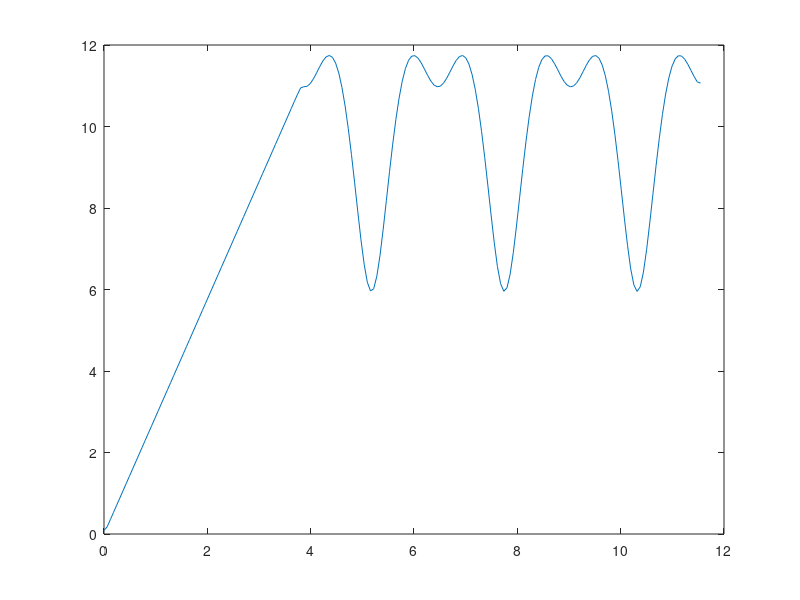
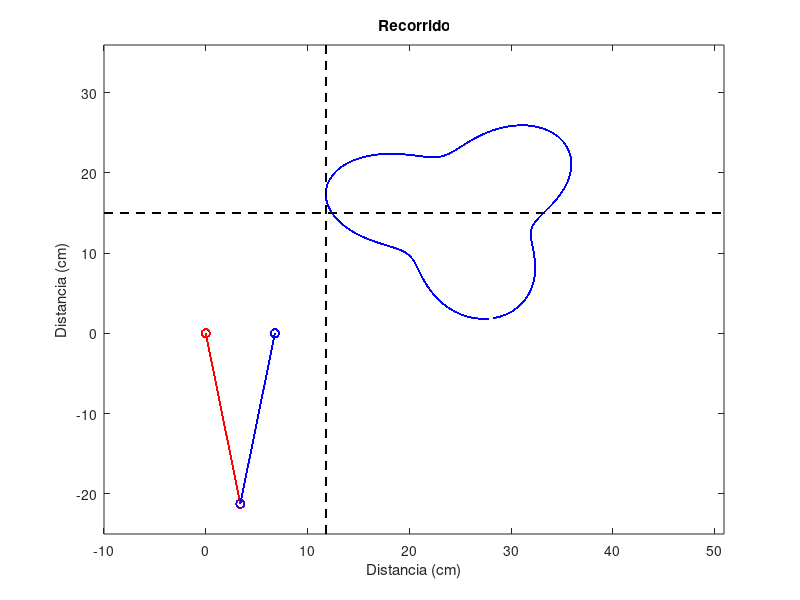

Recreate these plots in MATLAB, in order. (Note: this script raises an error after producing the figures.)
close all
clear



dt = 0.05;


r0 = 10;
ra = r0*3/10;
n = 3;
x0 = 25;
y0 = 15;
theta0_f = 45*pi/180;
theta_f = flip(0:dt:2*pi); %linspace(0,2*pi,nt);
r = r0-ra*sin(n*(theta_f + theta0_f));
scale = 1.3;

% R = sqrt(x.^2+y.^2);
% disp(max(R));
% [dmax,in]=max(R);

L1 =21.5; %1.0*ceil(max(R))/2;    cm
L2 =21.5; %1.0*ceil(max(R))/2;    cm


% Selección de la pendiente de la trayectoria recta de aproximación -------

x_inicio = min(1.3*0.8*(r0-ra*sin(n*(theta_f + theta0_f))) .* sin(theta_f)+ x0) - 5;

theta_pre_dev = (2*pi:-dt:0) - theta0_f;

x_pre_dev = scale*0.8*(r0-ra*sin(n*(theta_pre_dev + theta0_f))) .* sin(theta_pre_dev)+ x0 ;
y_pre_dev = scale*0.8*(r0-ra*sin(n*(theta_pre_dev + theta0_f))) .* cos(theta_pre_dev)+ y0 ;

derivadas_trebol = diff( [y_pre_dev y_pre_dev(1)] )./diff([x_pre_dev x_pre_dev(1)]);

devs_dist = abs( derivadas_trebol  - (y_pre_dev - 0)./(x_pre_dev - x_inicio) ) .* (sqrt((y_pre_dev - 0).^2 + (x_pre_dev - x_inicio).^2));

indice_r = find(devs_dist == min(devs_dist));

x_final_r = x_pre_dev(indice_r);
y_final_r = y_pre_dev(indice_r);


pendiente_r = (y_final_r - 0) / (x_final_r - x_inicio);


% Selección de velocidad de empalme y la aceleración necesaria ------------

v_r_x = diff(x_pre_dev)./abs(diff(theta_pre_dev));

v_r_x_f = v_r_x(indice_r);

a_r = v_r_x_f^2 / (2 * (x_final_r - x_inicio) );


% Construcción de la trayectoria recta de aproximación --------------------


t_r = 0:dt: sqrt(2*(x_final_r - x_inicio)/a_r);

if t_r(end) ~= sqrt(2*(x_final_r - x_inicio)/a_r)
    t_r = [t_r sqrt(2*(x_final_r - x_inicio)/a_r)];
end

x_r = a_r*t_r.^2/2 + x_inicio;
y_r = pendiente_r * (x_r - x_inicio);


% Trayectoria de interés --------------------------------------------------

theta_f = (2*pi:-dt:0) + theta_pre_dev(indice_r) - dt ;

x = scale*0.8*(r0-ra*sin(n*(theta_f + theta0_f))) .* sin(theta_f)+ x0;
y = scale*0.8*(r0-ra*sin(n*(theta_f + theta0_f))) .* cos(theta_f)+ y0;

% figure
% plot([x_inicio x_final_r],[0 y_final_r], 'r'); hold on;
% plot(x,y);

% Preparación de variables para almacenar los datos a graficar ------------

tiempo = [t_r t_r(end)+dt:dt: t_r(end) + (size(theta_f,2))*dt];



%% Pruebas de velocidad lineal 

rutas_x = [x_r x];
rutas_y = [y_r y];

while true

velocidad_x = gradient(rutas_x)./gradient(tiempo);
velocidad_y = gradient(rutas_y)./gradient(tiempo);

velocidad = sqrt(velocidad_x.^2 + velocidad_y.^2);

velocidad_m = mean(velocidad( size(x_r,2):end ));

if velocidad_m <= 10
   break 
end

tiempo = [t_r t_r(end)+dt:dt: t_r(end) + (size(theta_f,2))*dt]*velocidad_m/10;

end

disp(velocidad_m)

figure
plot(tiempo, velocidad);

%% Simulación y cálculo de ángulos

% v = VideoWriter('Movimiento2.avi');
% open(v);



figure('Name','Movimiento','NumberTitle','off');

for j = 1:60
    plot(x,y,'b');hold on;

    plot([-10 max(x)+15], [y0 y0], 'k--'); hold on;
    plot([min(x) min(x)], [-25 -25+(max(x)+10)+15], 'k--'); hold on;


    theta1_i = -1.4122; %theta1(1)
    theta2_i = 2.8244; %theta2(1)

    plot([0 L1 * cos(theta1_i)], [0 L1 * sin(theta1_i)], 'ro-');hold on;
    plot([L1 * cos(theta1_i)  L1 * cos(theta1_i) + L2 * cos(theta2_i + theta1_i)], [L1 * sin(theta1_i) L1 * sin(theta1_i) + L2 * sin(theta2_i + theta1_i)], 'bo-');hold on;

    title('Recorrido')
    ylabel('Distancia (cm)')
    xlabel('Distancia (cm)')

    axis([-10 max(x)+15 -25 -25+(max(x)+10)+15]);

    % frame = getframe(gcf);
    % writeVideo(v,frame);

pause(0.01);

end

hold off;

for ii = 1:2
    
    if ii == 1
        rutas = [x_r; y_r];
    elseif ii == 2
        rutas = [x; y];
    end
    
    for i = 1:size(rutas,2)
        [theta1, theta2] = inversa(rutas(1,i), rutas(2,i), L1, L2);
        angulo_e1(i + size(x_r,2)*(ii>1)) = theta1;
        angulo_e2(i + size(x_r,2)*(ii>1)) = theta2;
        if ii == 2
            plot(x_r, y_r,'r--'); hold on;
        end
        
        plot(rutas(1,1:i), rutas(2,1:i),'g-');hold on;
        plot([0 L1 * cos(theta1)], [0 L1 * sin(theta1)], 'ro-');hold on;
        plot([L1 * cos(theta1)  L1 * cos(theta1) + L2 * cos(theta2 + theta1)], [L1 * sin(theta1) L1 * sin(theta1) + L2 * sin(theta2 + theta1)], 'bo-');hold off;
        
        axis([-10 max(x)+15 -25 -25+(max(x)+10)+15]);
        
        title('Recorrido')
        ylabel('Distancia (cm)')
        xlabel('Distancia (cm)')
        
%         for l = 1:2
%            frame = getframe(gcf);
%             writeVideo(v,frame); 
%         end
        

        pause(0.001)
        
        %         if i==nt
        %             plot([x(in)],[y(in)],'x','MarkerSize',10,'MarkerEdgeColor','k');hold on
        %         end
    end
    
end




% close(v);





%% Análisis cinemático


% Velocidad angular--------------------------------------------------------

omega_1 = gradient(angulo_e1)./gradient(tiempo);
omega_2 = gradient(angulo_e2)./gradient(tiempo) + omega_1;


% Velocidad lineal---------------------------------------------------------

angulo_1_v = angulo_e1(1:end);
angulo_2_v = angulo_e2(1:end) + angulo_1_v;

vxA = L1*omega_1.*sin(angulo_1_v);
vyA = L1*omega_1.*cos(angulo_1_v);

vxBA = L2*omega_2.*sin(angulo_2_v);
vyBA = L2*omega_2.*cos(angulo_2_v);

vxB = vxA + vxBA;
vyB = vyA + vyBA;



% Aceleración angular------------------------------------------------------


alpha_1 = gradient(omega_1)./gradient(tiempo(1:end));
alpha_2 = gradient(omega_2)./gradient(tiempo(1:end)) + alpha_1;




% Aceleración lineal ------------------------------------------------------

angulo_1_a = angulo_e1(1:end);
angulo_2_a = angulo_e2(1:end) + angulo_1_a;

axA = L1*alpha_1.*sin(angulo_1_a) - L1*omega_1.^2.*cos(angulo_1_a);
ayA = L1*alpha_1.*cos(angulo_1_a) - L1*omega_1.^2.*sin(angulo_1_a);

axBA = L2*alpha_2.*sin(angulo_2_a) - L2*omega_2.^2.*cos(angulo_2_a);
ayBA = L2*alpha_2.*cos(angulo_2_a) - L2*omega_2.^2.*sin(angulo_2_a);

axB = axA + axBA;
ayB = ayA + ayBA;

axG1 = axA/2;
ayG1 = ayA/2;

axG2 = axA + axBA/2;
ayG2 = ayA + ayBA/2;




% Gráficas ---------------------------------------------------------

figure('Name','Cinemática','NumberTitle','off');
tiledlayout(3,2)

ax1 = nexttile;
plot(ax1,tiempo, angulo_e1*180/pi);
title(ax1,'Theta_1')
ylabel(ax1,'Ángulo (°)')
xlabel(ax1,'Tiempo (s)')

ax2 = nexttile;
plot(ax2,tiempo, angulo_e2*180/pi + angulo_e1*180/pi);
title(ax2,'Theta_2')
ylabel(ax2,'Ángulo (°)')
xlabel(ax2,'Tiempo (s)')

ax3 = nexttile;
plot(ax3,tiempo(1:end),omega_1);
title(ax3,'Omega_1')
ylabel(ax3,'Velocidad angular (rad/s)')
xlabel(ax3,'Tiempo (s)')

ax4 = nexttile;
plot(ax4,tiempo(1:end),omega_2);
title(ax4,'Omega_2')
ylabel(ax4,'Velocidad angular (rad/s)')
xlabel(ax4,'Tiempo (s)')

ax5 = nexttile;
plot(ax5,tiempo(1:end),alpha_1);
title(ax5,'Alpha_1')
ylabel(ax5,'Aceleración angular (rad/s^2)')
xlabel(ax5,'Tiempo (s)')

ax6 = nexttile;
plot(ax6,tiempo(1:end),alpha_2);
title(ax6,'Alpha_2')
ylabel(ax6,'Aceleración angular (rad/s^2)')
xlabel(ax6,'Tiempo (s)')


%% Análisis de fuerzas

% Momentos de inercia -----------------------------------------------------
Den_Acrilico = 1.18 / 1000; %g/cm^3

m1 = Den_Acrilico * L1 * 4 * 1 ; % kg

m2 = Den_Acrilico * L2 * 4 * 1 ; % kg

IG1 = 1/12 * m1 * L1^2 / 100^2; % kg*m^2

IG2 = 1/12 * m2 * L2^2 / 100^2; % kg*m^2

g = 9.81; % cm/s^2

% Ecuaciones --------------------------------------------------------------

% Se considera como eslabón 0 a la bancada

% Eslabon #1
% F01x + F21x = m1 * axG1
% F01y + F21y = m1 * ayG1 + m1 * g
% 
% T01 + (R01x * F01y - R01y * F01x) + (R21x * F21y - R21y * F21x) = IG1 * alpha_1

% Eslabón #2
% F12x = m2 * axG2
% F12y = m2 * ayG2 + m2 * g
% 
% T12 + (R12x * F12y - R12y * F12x) = IG2 * alpha_2

%Matricez para hallar incógnitas

% X = [F01x;
%     F01y;
%     T01;
%     F21x;
%     F21y;
%     T12];
for iii = 1:size(angulo_e1,2)
    
    R01x = -L1/2*cos(angulo_e1(iii)) / 100; % m
    R01y = -L1/2*sin(angulo_e1(iii)) / 100; % m

    R21x = L1/2*cos(angulo_e1(iii)) / 100; % m
    R21y = L1/2*sin(angulo_e1(iii)) / 100; % m

    R12x = -L2/2*cos(angulo_e1(iii) + angulo_e2(iii)) / 100; % m
    R12y = -L2/2*sin(angulo_e1(iii) + angulo_e2(iii)) / 100; % m


    A = [1      0       0       1       0       0;
        0       1   	0       0       1       0;
        -R01y   R01x    1       -R21y   R21x    0;
        0       0       0       -1      0       0;
        0       0       0       0       -1      0;
        0       0       0       R12y    R12x    1];


    B = [m1*axG1(iii);
        m1 * ayG1(iii) + m1 * g;
        IG1 * alpha_1(iii);
        m2 * axG2(iii);
        m2 * ayG2(iii) + m2 * g;
        IG2 * alpha_2(iii)];
    
%     plot([0 -R01x], [0 -R01y], 'ro-');hold on;
%     plot([-R01x  -R01x+R21x], [-R01y  -R01y+R21y], 'bo-');hold on;
%     plot([-R01x+R21x -R01x+R21x+(-R12x)], [-R01y+R21y -R01y+R21y+(-R12y)], 'bo-');hold off;
    
%     axis([-10 max(x)+15 -25 -25+(max(x)+10)+15]);
    
%     pause(0.0001)
    
    X = A\B;
    
    F01x(iii) = X(1);
    F01y(iii) = X(2);
    T01(iii) = X(3);
    F21x(iii) = X(4);
    F21y(iii) = X(5);
    T12(iii) = X(6);
    
    
    
    
end



figure;
tiledlayout(2,1)

ax1 = nexttile;
plot(ax1,tiempo,T01);
title(ax1,'Torque_1')
ylabel(ax1,'Torque (N-m)')
xlabel(ax1,'Tiempo (s)')

ax2 = nexttile;
plot(ax2,tiempo,T12);
title(ax2,'Torque_2')
ylabel(ax2,'Torque (N-m)')
xlabel(ax2,'Tiempo (s)')

% figure;
% plot(X(3,:));

function[theta1, theta2] = inversa(Px,Py,L1,L2)
    r1 = sqrt(Px^2 + Py^2);
    M = (r1^2 - L1^2 - L2^2)/(2 * L1 * L2);
    B1 = atan2(Py,Px);
    M2 = (r1^2 + L1^2 - L2^2)/(2 * r1 * L1);

    theta1 = B1 - acos(M2);
    theta2 = acos(M);
end
